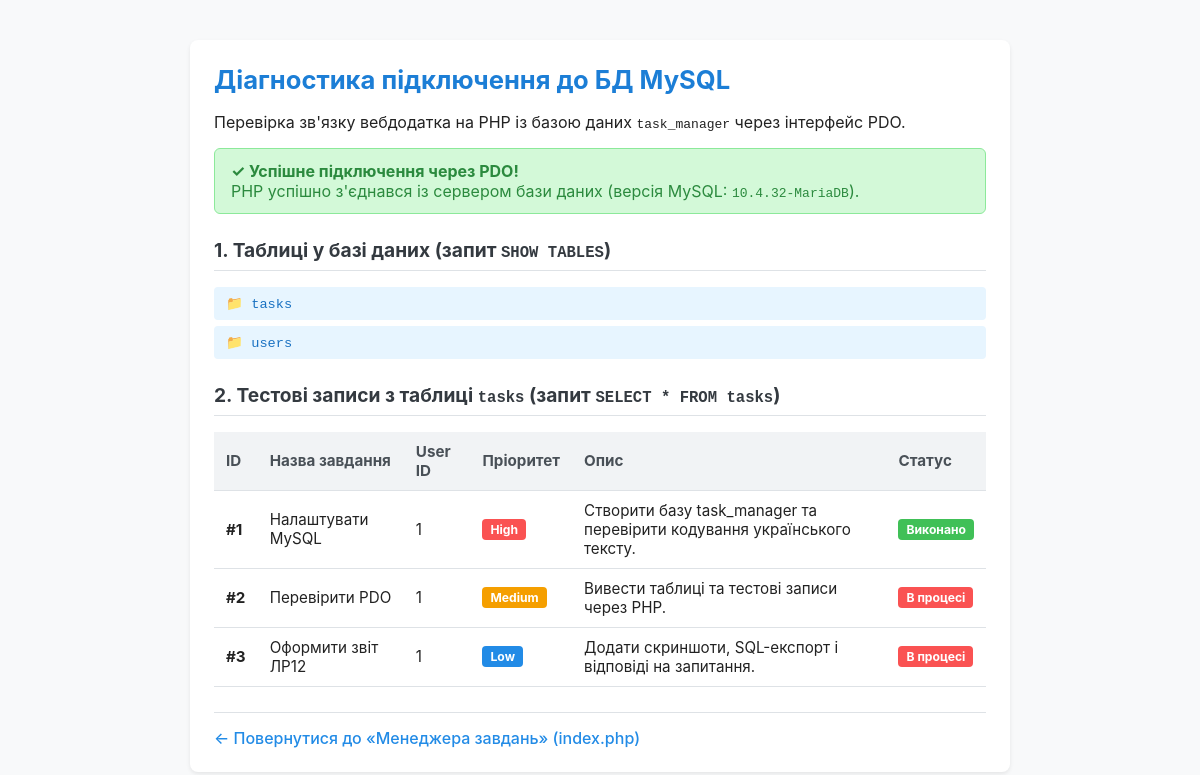
Screenshot of /test_db.php with the database file from the repository.
### tables this page shows
CREATE TABLE `tasks` (
  `id` int(11) NOT NULL,
  `user_id` int(11) NOT NULL,
  `title` varchar(255) NOT NULL,
  `description` text NOT NULL,
  `priority` enum('Low','Medium','High') NOT NULL DEFAULT 'Medium',
  `is_completed` tinyint(1) NOT NULL DEFAULT 0
);

### test_db.php (the view, shortened to what this page needs)
<?php
$host = getenv('DB_HOST') ?: '127.0.0.1';
$port = getenv('DB_PORT') ?: '3306';
$dbname = getenv('DB_NAME') ?: 'task_manager';
$username = getenv('DB_USER') ?: 'root';
$password = getenv('DB_PASSWORD') ?: '';
$charset  = 'utf8mb4';
$dsn = "mysql:host={$host};port={$port};dbname={$dbname};charset={$charset}";
$tables = [];
$tasks = [];
$connectionStatus = false;
$serverInfo = '';
$options = [
    PDO::ATTR_TIMEOUT => 3,
    PDO::ATTR_ERRMODE            => PDO::ERRMODE_EXCEPTION,
    PDO::ATTR_DEFAULT_FETCH_MODE => PDO::FETCH_ASSOC,
    PDO::ATTR_EMULATE_PREPARES   => false,
];
try {
    $pdo = new PDO($dsn, $username, $password, $options);
    $connectionStatus = true;
    $serverInfo = (string)$pdo->getAttribute(PDO::ATTR_SERVER_VERSION);
    $tablesStmt = $pdo->query('SHOW TABLES');
    $tables = $tablesStmt->fetchAll(PDO::FETCH_COLUMN);
    if (in_array('tasks', $tables, true)) {
        $tasksStmt = $pdo->query('SELECT * FROM tasks ORDER BY id ASC');
        $tasks = $tasksStmt->fetchAll();
    }
} catch (PDOException $e) {
    $connectionStatus = false;
    http_response_code(503);
    $errorMessage = $e->getMessage();
}
?>
<!DOCTYPE html>
<html lang="uk">
<head>
</head>
<body>
    <div class="card">
        <h1>Діагностика підключення до БД MySQL</h1>
        <p>Перевірка зв'язку вебдодатка на PHP із базою даних <code><?= htmlspecialchars($dbname) ?></code> через інтерфейс PDO.</p>
        <?php if ($connectionStatus): ?>
            <div class="alert-success">
                <strong>✓ Успішне підключення через PDO!</strong><br>
                PHP успішно з'єднався із сервером бази даних (версія MySQL: <code><?= htmlspecialchars($serverInfo) ?></code>).
            </div>
            <h2>1. Таблиці у базі даних (запит <code>SHOW TABLES</code>)</h2>
            <?php if (!empty($tables)): ?>
                <ul class="tables-list">
                    <?php foreach ($tables as $table): ?>
                        <li>📁 <?= htmlspecialchars($table) ?></li>
                    <?php endforeach; ?>
                </ul>
            <?php else: ?>
                <p>У базі даних немає створених таблиць. Перевірте виконання Кроків 3 та 4.</p>
            <?php endif; ?>
            <h2>2. Тестові записи з таблиці <code>tasks</code> (запит <code>SELECT * FROM tasks</code>)</h2>
            <?php if (!empty($tasks)): ?>
                <table>
                    <thead>
                        <tr>
                            <th>ID</th>
                            <th>Назва завдання</th>
                            <th>User ID</th>
                            <th>Пріоритет</th>
                            <th>Опис</th>
                            <th>Статус</th>
                        </tr>
                    </thead>
                    <tbody>
                        <?php foreach ($tasks as $task): ?>
                            <tr>
                                <td><strong>#<?= htmlspecialchars((string)($task['id'] ?? '')) ?></strong></td>
                                <td><?= htmlspecialchars((string)($task['title'] ?? '')) ?></td>
                                <td><?= htmlspecialchars((string)($task['user_id'] ?? '')) ?></td>
                                <td>
                                    <?php
                                    $p = $task['priority'] ?? 'Medium';
                                    $badgeClass = match ($p) {
                                        'High' => 'badge-danger',
                                        'Low' => 'badge-info',
                                        default => 'badge-warning',
                                    };
                                    ?>
                                    <span class="badge <?= $badgeClass ?>"><?= htmlspecialchars((string)$p) ?></span>
                                </td>
                                <td><?= htmlspecialchars((string)($task['description'] ?? '—')) ?></td>
                                <td>
                                    <?php if (!empty($task['is_completed'])): ?>
                                        <span class="badge badge-success">Виконано</span>
                                    <?php else: ?>
                                        <span class="badge badge-danger">В процесі</span>
                                    <?php endif; ?>
                                </td>
                            </tr>
                        <?php endforeach; ?>
                    </tbody>
                </table>
            <?php else: ?>
                <p>У таблиці <code>tasks</code> поки немає записів. Додайте 2–3 тестові завдання через вкладку «Вставити» (Insert) у phpMyAdmin.</p>
            <?php endif; ?>
        <?php endif; ?>
        <div class="nav-links">
            <a href="index.php">← Повернутися до «Менеджера завдань» (index.php)</a>
        </div>
    </div>
</body>
</html>

### test_db.php (style rules this page uses)
body { font-family: -apple-system, BlinkMacSystemFont, "Segoe UI", Roboto, sans-serif; max-width: 820px; margin: 40px auto; padding: 0 20px; color: #222; background-color: #f8f9fa; }
.card { background: #fff; padding: 24px; border-radius: 8px; box-shadow: 0 2px 4px rgba(0,0,0,0.08); margin-bottom: 20px; }
h1 { margin-top: 0; font-size: 1.6em; color: #1c7ed6; }
h2 { font-size: 1.2em; color: #343a40; margin-top: 24px; border-bottom: 1px solid #dee2e6; padding-bottom: 8px; }
.alert-success { background: #d3f9d8; border: 1px solid #8ce99a; color: #2b8a3e; padding: 12px 16px; border-radius: 6px; margin-bottom: 20px; }
.badge { display: inline-block; padding: 3px 8px; border-radius: 4px; font-size: 0.8em; font-weight: bold; }
.badge-success { background: #40c057; color: #fff; }
.badge-danger { background: #fa5252; color: #fff; }
.badge-info { background: #228be6; color: #fff; }
.badge-warning { background: #f59f00; color: #fff; }
table { width: 100%; border-collapse: collapse; margin-top: 12px; }
th, td { text-align: left; padding: 10px 12px; border-bottom: 1px solid #dee2e6; font-size: 0.95em; }
th { background: #f1f3f5; color: #495057; }
ul.tables-list { list-style: none; padding: 0; margin: 12px 0; }
ul.tables-list li { padding: 8px 12px; background: #e7f5ff; color: #1971c2; margin-bottom: 6px; border-radius: 4px; font-family: monospace; font-size: 1.05em; }
.nav-links { margin-top: 25px; padding-top: 15px; border-top: 1px solid #dee2e6; }
.nav-links a { color: #228be6; text-decoration: none; font-weight: 500; }

### rows the page displays
tasks: id "1", title "Налаштувати MySQL", user "1", priority "High", description "Створити базу task_manager та перевірити кодування українського тексту.", is_completed "Виконано"
tasks: id "2", title "Перевірити PDO", user "1", priority "Medium", description "Вивести таблиці та тестові записи через PHP.", is_completed "В процесі"
tasks: id "3", title "Оформити звіт ЛР12", user "1", priority "Low", description "Додати скриншоти, SQL-експорт і відповіді на запитання.", is_completed "В процесі"

### other values shown
$dbname "task_manager"
$serverInfo "10.4.32-MariaDB"
$table "tasks"
$table "users"
